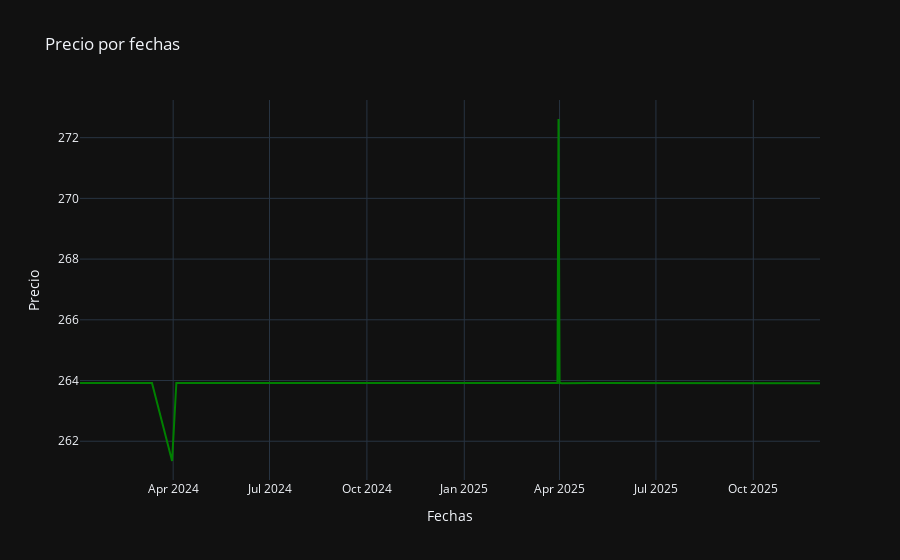

Notebook code for this chart:
### Code cell
fig = px.line(remote_work_per_year, x='Fechas', y='Precio', title='Precio por fechas',
                template="plotly_dark", color_discrete_sequence=['green'])

fig.show()

### Figure 1 — Plotly figure (JSON) as saved in the notebook; plotly's stock layout.template omitted (floating-point values rounded to 4 significant figures; data arrays with more than 128 entries replaced by an {"elided": "..."} marker saying what was removed)
{"data": [{"hovertemplate": "Fechas=%{x}<br>Precio=%{y}<extra></extra>", "legendgroup": "", "line": {"color": "green", "dash": "solid"}, "marker": {"symbol": "circle"}, "mode": "lines", "name": "", "orientation": "v", "showlegend": false, "type": "scatter", "x": {"elided": "366 str values"}, "xaxis": "x", "y": {"elided": "366 float values"}, "yaxis": "y"}], "layout": {"legend": {"tracegroupgap": 0}, "title": {"text": "Precio por fechas"}, "xaxis": {"anchor": "y", "domain": [0, 1], "title": {"text": "Fechas"}}, "yaxis": {"anchor": "x", "domain": [0, 1], "title": {"text": "Precio"}}}}
